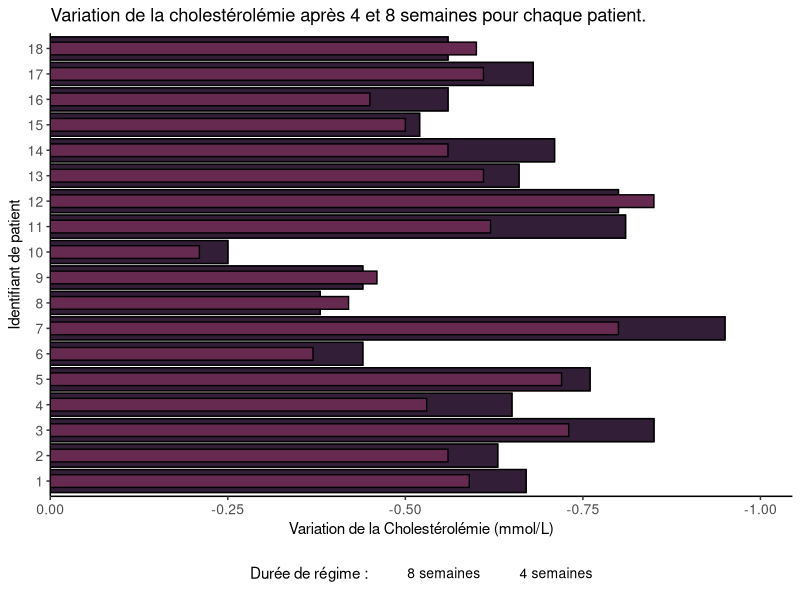
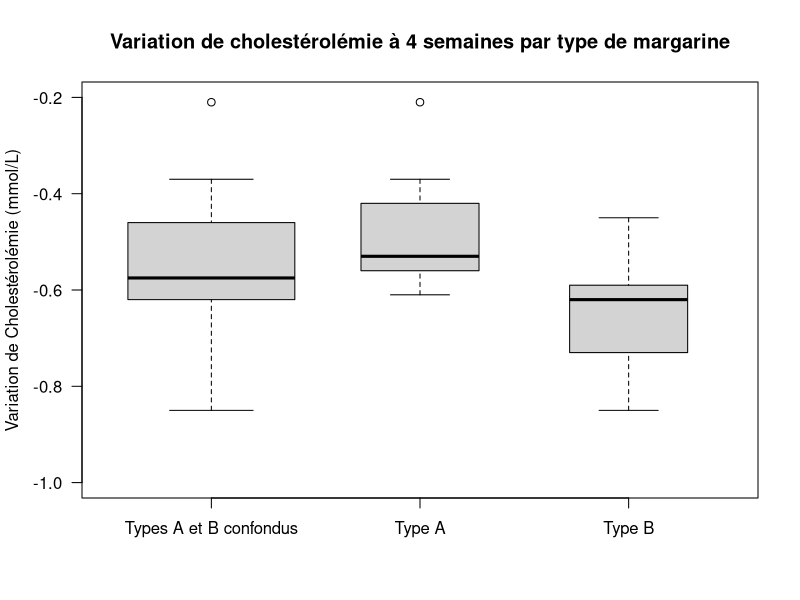
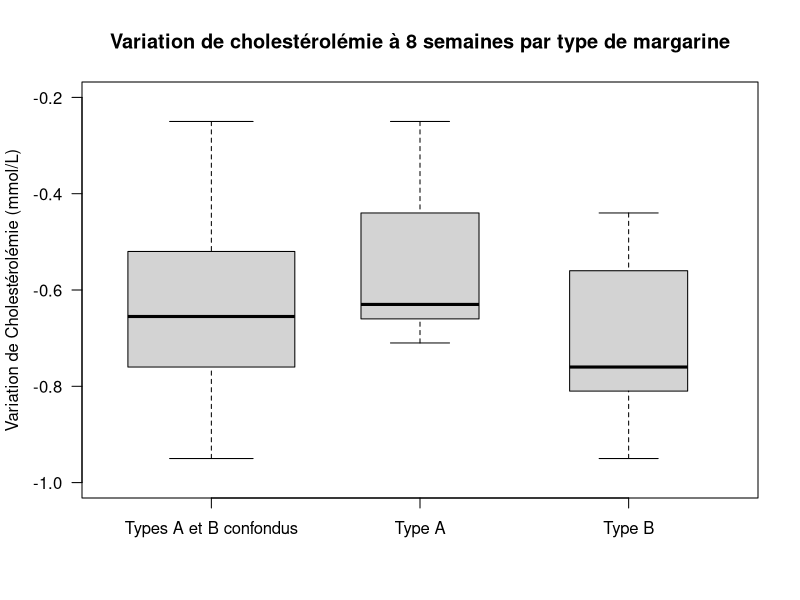

R code for these plots, in order:
# installation des packages si besoin:
# install.packages("readr")
# install.packages("reshape2")
# install.packages("ggplot2")

#import des packages 
library(readr)      #lecteur de csv
library(reshape2)   #fonction melt 
library(ggplot2)    #plotting


#charger les données du csv dans une variable 'cholcsv'
cholcsv = read.csv("./data/Cholesterol_R.csv", header=TRUE, fileEncoding = 'UTF-8-BOM')

#si le path du csv n'est pas valide, utiliser file.choose()
# cholcsvfile = read.csv(file.choose(), header=TRUE, fileEncoding = 'UTF-8-BOM')


#avant de passer à la suite, il est important d'explorer un peu le CSV
#l'explorateur de variable de rstudio est bien pour cela.

#summary donne des stats rapides sur les colonnes
#la première colonne 'id' est exclue des stats (pas de sens de faire des stats sur un id autoincrémenté)
summary(cholcsv[-1])

#utilisation de la fonction table pour voir les catégories de la colonne 'Margarine'
table(cholcsv$Margarine)

################################################################################
# Feature engineering :
#ajout de deux colonnes pour voir le changement de cholestérolémie:
# change4w : After4weeks - Before
# change8w : After8weeks - Before

cholcsv$change4w = with(cholcsv, After4weeks - Before)
cholcsv$change8w = with(cholcsv, After8weeks - Before)

################################################################################
# Première visualisation : 
# diagramme en barres du changement de cholestérolémie pour chaque patient

# couleurs:
mypalette = c("#331E38", "#662A51", "#FF65C8")
legendpalette = c("#000000", "#000000")

plt = ggplot(mapping = aes(x, y)) +
  # Barres "dummy" avec mappage aes pour forcer la légende.........
  geom_bar(data = cholcsv,
           aes(ID, change8w, fill="dummy"),
           width = 0.9,
           stat = 'identity',
           color = "black",
           # fill = mypalette[1],
           size=0.5) + 
  # Barres les plus longues pour le change8w
  geom_bar(data = cholcsv,
           aes(ID, change8w),
           width = 0.9,
           stat = 'identity',
           color = "black",
           fill = mypalette[1],
           size=0.5) + 
  # Barres les plus courtes pour le change4w
  geom_bar(data = cholcsv,
           aes(x = ID, y = change4w, fill='a'),
           width = 0.5, 
           stat = 'identity',
           fill = mypalette[2],
           color = "black",
           size=0.5) +
  # Customisation légende:
  scale_fill_manual(name = 'Durée de régime :', 
                      values =c(mypalette[1],mypalette[2]),
                      labels = c('8 semaines','4 semaines'),
                      limits = c('8 semaines','4 semaines')) +
  # enlever fond gris
  theme_classic()+
  # labels x et y
  xlab("Identifiant de patient") +
  ylab("Variation de la Cholestérolémie (mmol/L)") + 
  # scale axe x
  scale_x_discrete(breaks = factor(cholcsv$ID),
                   labels= factor(cholcsv$ID), 
                   limits= factor(cholcsv$ID))+
  # reverse axe y (pour les valeurs négatives)
  scale_y_reverse(expand = expansion(mult = c(0, .1)))+
  # flip le graph
  coord_flip() + 
  # tittle
  ggtitle("Variation de la cholestérolémie après 4 et 8 semaines pour chaque patient.") +
  # font sizes
  theme(axis.text.y = element_text(size = 10),
        axis.text.x = element_text(size = 10)) +
  theme(legend.position="bottom",
        legend.text=element_text(size=10),
        legend.title=element_text(size=11))
  
show(plt)
################################################################################
# 2e et 3e visualisations : création des boxplots :

# Filtrer le dataset en fonction du type de margarine :
typeA = cholcsv[cholcsv$Margarine=="A",]
typeB = cholcsv[cholcsv$Margarine=="B",]



boxplot(cholcsv$change4w, typeA$change4w, typeB$change4w,
        las=1,
        main="Variation de cholestérolémie à 4 semaines par type de margarine",
        varwidth = TRUE,
        ylab= "Variation de Cholestérolémie (mmol/L)",
        names = c("Types A et B confondus", "Type A", "Type B"),
        ylim = c(-1,-0.2), #important de bien garder la même échelle
        boxwex = 0.7 +
        theme_classic()
)


boxplot(cholcsv$change8w, typeA$change8w, typeB$change8w,
        las = 1,
        main ="Variation de cholestérolémie à 8 semaines par type de margarine",
        varwidth = TRUE,
        ylab = "Variation de Cholestérolémie (mmol/L)",
        names = c("Types A et B confondus", "Type A", "Type B"),
        ylim = c(-1,-0.2),
        boxwex = 0.7+
        theme_classic()
        )



one.way = aov(change8w ~Margarine, data = cholcsv)
summary(one.way)

one.way = aov(change4w ~Margarine, data = cholcsv)
summary(one.way)

# Faire une ANOVA pour chercher différence type A et type B ?
# Faire une petite comparaison aux amélioration moyennes attendues avec statines ?


